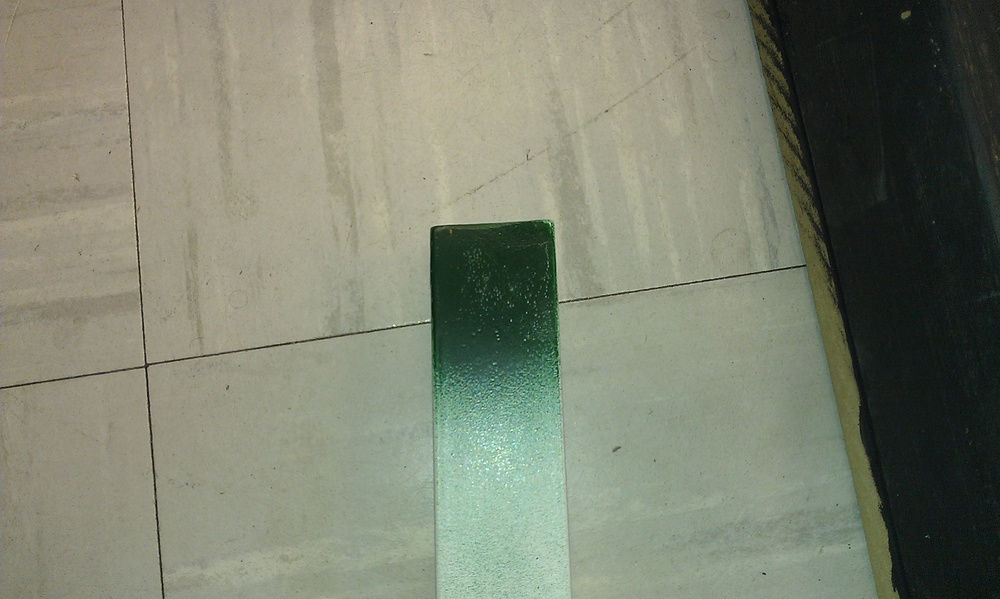
#> input picture Base_ROS_Vision/blockpictures/IMAG0385.jpg, 1000 x 599 px, shrunk from 2592 x 1552 before the run, given in place of the camera
$ python drawContours2.py   (older library calls are emulated)
#> lines starting #> are read from the running program, lines starting #| are printed output that depends on the picture; after the words box and inside, x2 and y2 are one past the last pixel; in counts of white or black regions, pixels touching at a corner belong together

import cv2
import numpy as np
from random import random
def main():
	cv2.namedWindow("Original",0)
	cv2.namedWindow("HSV",0)
	cv2.namedWindow("Contours",0)
	cv2.namedWindow("Blob",0)

	capture=cv2.VideoCapture(0);

	(valid_frame,frame) = capture.read()
#> frame is the input picture: shape (599, 1000, 3); mean B, G, R 112.6, 130.2, 125.8

	frame_hsv = np.zeros_like(frame)

	ORANGE_MIN = np.array([110,10,10],np.uint8)
	ORANGE_MAX = np.array([140,255,255],np.uint8)

	COLOR = np.array([255,0,0],np.uint8)
	KERNEL = np.ones((3,3),np.uint8)
	meow = -5
	while(1):
		(valid_frame,frame) = capture.read()
		frame_hsv = cv2.cvtColor(frame,cv2.COLOR_BGR2HSV)
#> frame_hsv: shape (599, 1000, 3); mean H, S, V 42.9, 45, 132.4

		blobs = cv2.inRange(frame_hsv,ORANGE_MIN,ORANGE_MAX)
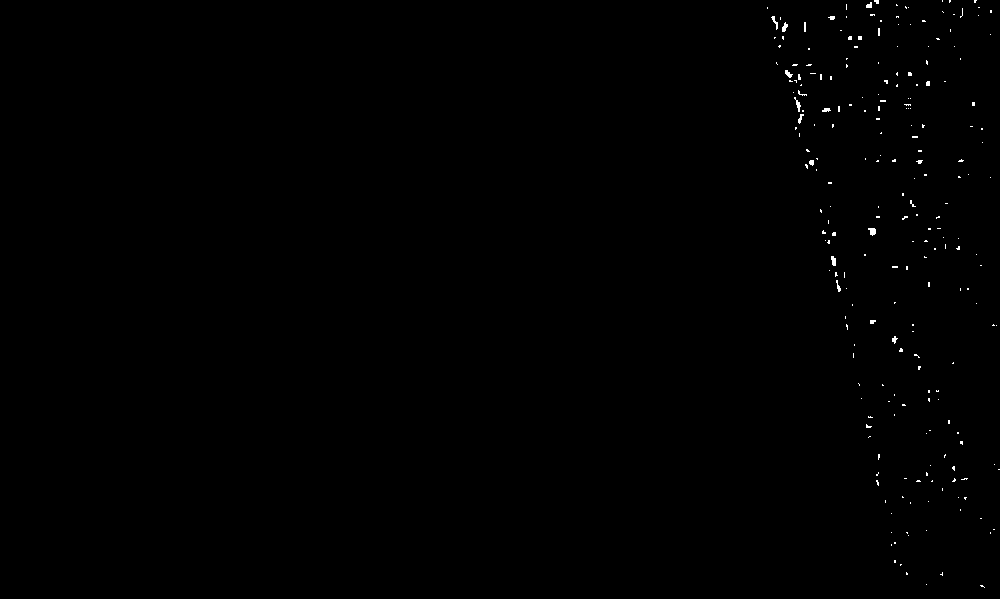
#> blobs: shape (599, 1000); 0.26% white in thin lines or dots, all inside (x1, y1, x2, y2) = (767, 0, 1000, 588)
		for i in xrange(4):
			blobs = cv2.erode(blobs,kernel=KERNEL)
			blobs = cv2.GaussianBlur(blobs,(5,5),0)
			blobs = cv2.dilate(blobs,kernel=KERNEL)
			blobs = cv2.GaussianBlur(blobs,(3,3),0)
#> this loop made 4 passes
#> pass 1, in main, `blobs = cv2.erode(blobs,kernel=KERNEL)`:
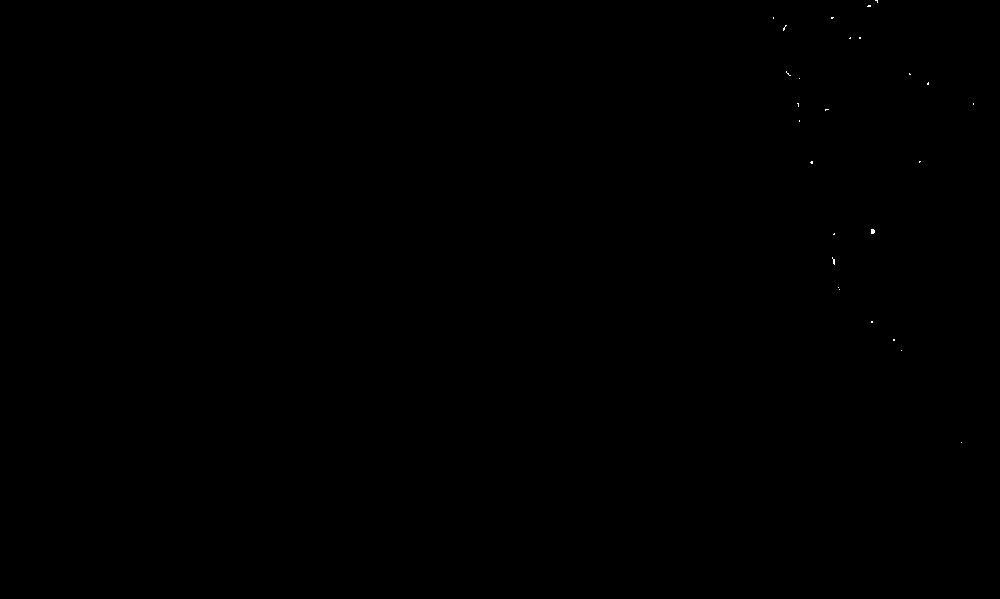
#> blobs: shape (599, 1000); 0.02% white in thin lines or dots, all inside (x1, y1, x2, y2) = (773, 0, 974, 443)
		####
		cv2.imshow("Blob",blobs)
		(cats,blobs) = cv2.threshold(blobs,64,255,cv2.THRESH_BINARY)
#> blobs: shape (599, 1000); 0.01% white; 2 white regions (1 under 20 px)
		(contours,hierarchy) = cv2.findContours(blobs,cv2.RETR_EXTERNAL,cv2.CHAIN_APPROX_NONE)
#> contours = 2 contours, 1 with area under 20; largest, box (x1, y1, x2, y2) and area: (869, 228, 876, 235) 32

		kittens = cv2.merge([blobs,blobs,blobs])
#> kittens: shape (599, 1000, 3); 0.01% white; 2 white regions (1 under 20 px), largest, box (x1, y1, x2, y2) and area: (869, 228, 876, 235) 43
		big_contours = [x for x in contours if cv2.contourArea(x)>1000]
#> big_contours = []
		big_contours.sort(key=lambda x: cv2.contourArea(x),reverse=True)
		try:
			# [7 lines of commented-out code are left out]
			cv2.drawContours(kittens,contours,-1,(random()*255,random()*255,random()*255),-1)
#> kittens: shape (599, 1000, 3); mean of channels 0, 1, 2 0, 0, 0
			kittens2=kittens.copy()
			cv2.drawContours(kittens2,np.array([[[50,50]],[[100,50]],[[50,100]]]),-1,(255,255,255),-1)
#> kittens2: shape (599, 1000, 3); mean of channels 0, 1, 2 0, 0, 0
			##	break
			####
			cv2.imshow("Contours",kittens)
		except IndexError:
			pass
		####

	##	cv2.drawContours(blobs, big_contours,contourIdx = -1, color = 128,thickness=1,lineType = cv2.CV_AA)

		b=np.array([[[0,0]],[[0,200]],[[200,0]]])
		cv2.drawContours(frame_hsv,b,-1,(255,255,255),-1)
#> frame_hsv: shape (599, 1000, 3); mean H, S, V 42.9, 45, 132.4
		cv2.imshow("Original",kittens2)
		cv2.imshow("HSV",frame_hsv)
		"""
		cv.InRangeS(hsv_frame,cv.Scalar(43,50,50),cv.Scalar(70,255,255),hsv_mask)
		cv.Dilate(hsv_mask,hsv_mask,None,3)
		cv.Erode(hsv_mask,hsv_mask,None,3)
		cv.Set(temp,0)
		cv.Copy(hsv_frame,temp,hsv_mask)
		cv.CvtColor(temp,temp,cv.CV_HSV2BGR)
		cv.ShowImage("Original",frame)
		cv.ShowImage("HSV",temp)
		"""
		keyPress = cv2.waitKey(10)
#> (key Esc is pressed here)
		if keyPress == 27:
			return 0
		elif keyPress == 48:
			meow = meow +1
		####
	####

####


if __name__=="__main__":
	main()
####
